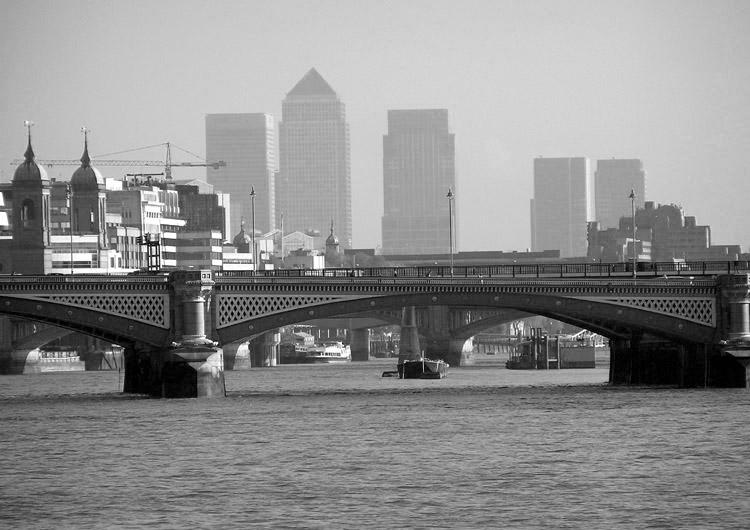
#> input picture HW3/city_orig.jpg, 750 x 530 px
$ jupyter execute HW3-AmirhoseinYari-98109718-Q1.ipynb
#> lines starting #> are read from the running program, lines starting #| are printed output that depends on the picture; long printed decimals are rounded
[cell 1]
import cv2
import numpy as np
import imageio as iio
from scipy import ndimage
from matplotlib import pyplot as plt

[cell 2]
orig = cv2.imread('city_orig.jpg',0)
#> orig is the input picture: shape (530, 750); min 0, max 255, mean 141.1
noise = cv2.imread('city_noise.jpg',0)
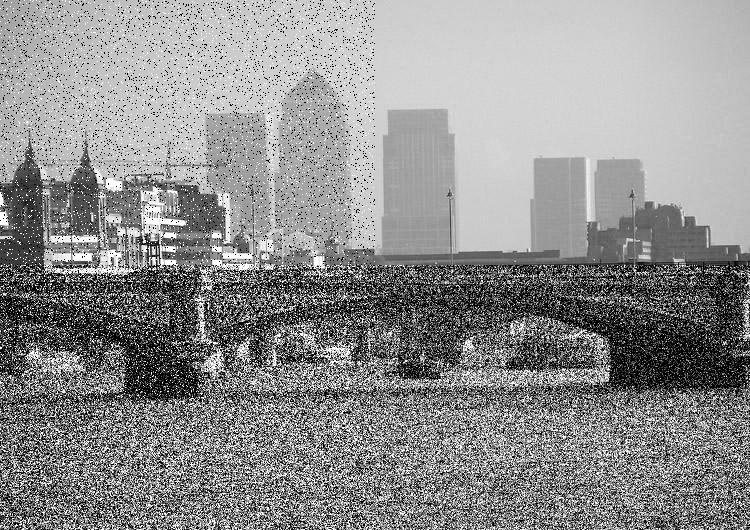
#> input picture HW3/city_noise.jpg, 750 x 530 px
#> noise is the input picture: shape (530, 750); min 0, max 255, mean 142.9
(m,n) = orig.shape
#> m = 530; n = 750
origul = orig[0:int(m/2),0:int(n/2)]
origur = orig[0:int(m/2),int(n/2):n]
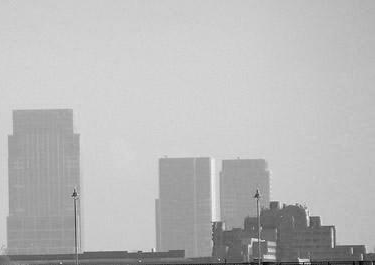
#> origur: shape (265, 375); min 2, max 243, mean 186.1
origdl = orig[int(m/2):m,0:int(n/2)]
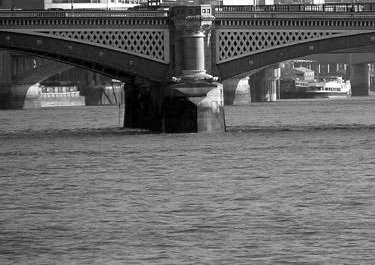
#> origdl: shape (265, 375); min 0, max 255, mean 104.1
origdr = orig[int(m/2):m,int(n/2):n]
#plt.imshow(noise,cmap='gray');

[cell 3]
def SNR(x,y):
    x = x.astype(np.float64)
    y = y.astype(np.float64)
    a = np.sum(x**2)
    b = np.sum((x-y)**2)
    return 10*np.log10(a/b)

#x = np.ones(3)
#print(SNR(2*x,x))

### noise without filter

[cell 4]
noiseul = noise[0:int(m/2),0:int(n/2)]
noiseur = noise[0:int(m/2),int(n/2):n]
noisedl = noise[int(m/2):m,0:int(n/2)]
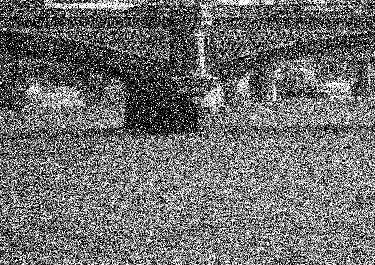
#> noisedl: shape (265, 375); min 0, max 255, mean 110.5
noisedr = noise[int(m/2):m,int(n/2):n]
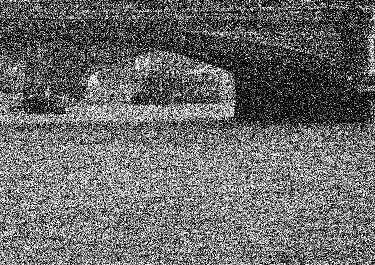
#> noisedr: shape (265, 375); min 0, max 255, mean 105.4

plt.figure(figsize = (16, 10))
plt.subplot(2,2,1)
plt.imshow(noiseul,cmap='gray');
plt.title('ul SNR : '+str(SNR(origul,noiseul)));
#> in SNR, `a = np.sum(x**2)`: a = 3.2e+09
#> in SNR, `b = np.sum((x-y)**2)`: b = 202169934

plt.subplot(2,2,2)
plt.imshow(noiseur,cmap='gray');
plt.title('ur SNR : '+str(SNR(origur,noiseur)));

plt.subplot(2,2,3)
plt.imshow(noisedl,cmap='gray');
plt.title('dl SNR : '+str(SNR(origdl,noisedl)));

plt.subplot(2,2,4)
plt.imshow(noisedr,cmap='gray');
plt.title('dr SNR : '+str(SNR(origdr,noisedr)));

### median

[cell 5]
med = cv2.medianBlur(noise,5)
#plt.imshow(med,cmap='gray');
medul = med[0:int(m/2),0:int(n/2)]
medur = med[0:int(m/2),int(n/2):n]
meddl = med[int(m/2):m,0:int(n/2)]
meddr = med[int(m/2):m,int(n/2):n]
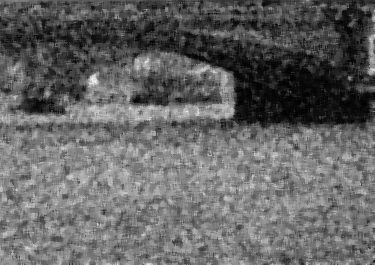
#> meddr: shape (265, 375); min 0, max 245, mean 100.4

plt.figure(figsize = (16, 10))
plt.subplot(2,2,1)
plt.imshow(medul,cmap='gray');
plt.title('ul SNR : '+str(SNR(origul,medul)));

plt.subplot(2,2,2)
plt.imshow(medur,cmap='gray');
plt.title('ur SNR : '+str(SNR(origur,medur)));

plt.subplot(2,2,3)
plt.imshow(meddl,cmap='gray');
plt.title('dl SNR : '+str(SNR(origdl,meddl)));

plt.subplot(2,2,4)
plt.imshow(meddr,cmap='gray');
plt.title('dr SNR : '+str(SNR(origdr,meddr)));

### Gaussian

[cell 6]
N = 5 #window size

snrs = np.zeros(1000)
for i in range(1000):
    sigma = i/100
    gaussian = cv2.GaussianBlur(noise,ksize=(N,N),sigmaX=sigma,sigmaY=sigma)
    snrs[i] = SNR(origdr,gaussian[int(m/2):m,int(n/2):n])
#> this loop made 1000 passes
#> b in SNR on passes 1 to 3: 63873955, 466131406, 466131406
#> pass 1, in SNR (call 9), `y = y.astype(np.float64)`:
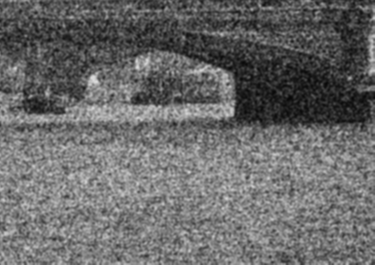
#> y: shape (265, 375) float64; min 7, max 220, mean 105.4
#> after the loop, snrs = 1000 values, max 13.25 at index 181, min 4.13 at index 1, mean 12.6
print(np.argmax(snrs),snrs[np.argmax(snrs)])
#| 181 13.253

# -->>
sigma = 1.81
gaussian = cv2.GaussianBlur(noise,ksize=(N,N),sigmaX=sigma,sigmaY=sigma)
#plt.imshow(gaussian,cmap='gray');

gaussianul = gaussian[0:int(m/2),0:int(n/2)]
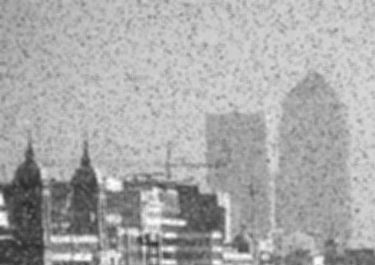
#> gaussianul: shape (265, 375); min 41, max 252, mean 169.6
gaussianur = gaussian[0:int(m/2),int(n/2):n]
gaussiandl = gaussian[int(m/2):m,0:int(n/2)]
gaussiandr = gaussian[int(m/2):m,int(n/2):n]

plt.figure(figsize = (16, 10))
plt.subplot(2,2,1)
plt.imshow(gaussianul,cmap='gray');
plt.title('ul SNR : '+str(SNR(origul,gaussianul)));

plt.subplot(2,2,2)
plt.imshow(gaussianur,cmap='gray');
plt.title('ur SNR : '+str(SNR(origur,gaussianur)));

plt.subplot(2,2,3)
plt.imshow(gaussiandl,cmap='gray');
plt.title('dl SNR : '+str(SNR(origdl,gaussiandl)));

plt.subplot(2,2,4)
plt.imshow(gaussiandr,cmap='gray');
plt.title('dr SNR : '+str(SNR(origdr,gaussiandr)));

### Average

[cell 7]
ker = np.ones((4,4))
ker = ker/np.sum(ker)
avg = ndimage.convolve(noise,ker)
#plt.imshow(avg,cmap='gray');

avgul = avg[0:int(m/2),0:int(n/2)]
avgur = avg[0:int(m/2),int(n/2):n]
avgdl = avg[int(m/2):m,0:int(n/2)]
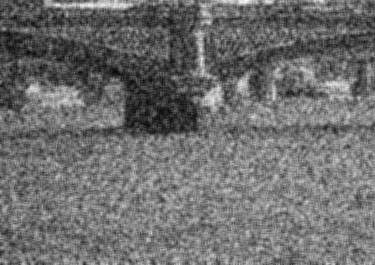
#> avgdl: shape (265, 375); min 8, max 250, mean 110.1
avgdr = avg[int(m/2):m,int(n/2):n]
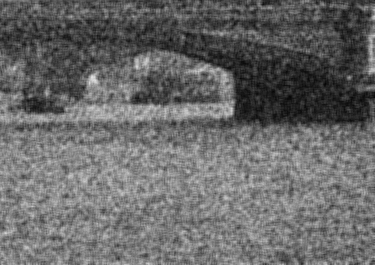
#> avgdr: shape (265, 375); min 6, max 223, mean 105

plt.figure(figsize = (16, 10))
plt.subplot(2,2,1)
plt.imshow(avgul,cmap='gray');
plt.title('ul SNR : '+str(SNR(origul,avgul)));

plt.subplot(2,2,2)
plt.imshow(avgur,cmap='gray');
plt.title('ur SNR : '+str(SNR(origur,avgur)));

plt.subplot(2,2,3)
plt.imshow(avgdl,cmap='gray');
plt.title('dl SNR : '+str(SNR(origdl,avgdl)));

plt.subplot(2,2,4)
plt.imshow(avgdr,cmap='gray');
plt.title('dr SNR : '+str(SNR(origdr,avgdr)));
